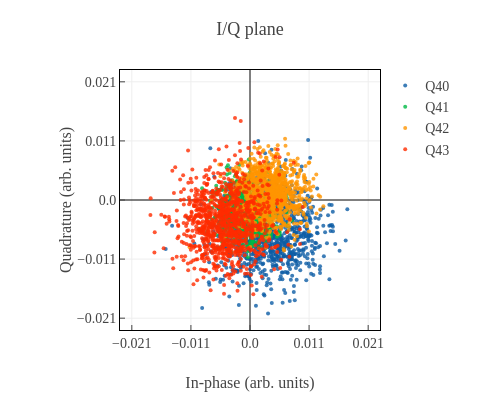

The code cell stored with this chart in its notebook:
### Code cell
# Measure the readout SNR
ex.measure_readout_snr()

### Figure 1 — Plotly figure (JSON) as saved in the notebook; plotly's stock layout.template omitted (floating-point values rounded to 4 significant figures; data arrays with more than 128 entries replaced by an {"elided": "..."} marker saying what was removed)
{"data": [{"marker": {"color": "rgba(12, 93, 165, 0.8)", "size": 4}, "mode": "markers", "name": "Q40", "type": "scatter", "x": {"elided": "1024 float values"}, "y": {"elided": "1024 float values"}}, {"marker": {"color": "rgba(0, 185, 69, 0.8)", "size": 4}, "mode": "markers", "name": "Q41", "type": "scatter", "x": {"elided": "1024 float values"}, "y": {"elided": "1024 float values"}}, {"marker": {"color": "rgba(255, 149, 0, 0.8)", "size": 4}, "mode": "markers", "name": "Q42", "type": "scatter", "x": {"elided": "1024 float values"}, "y": {"elided": "1024 float values"}}, {"marker": {"color": "rgba(255, 44, 0, 0.8)", "size": 4}, "mode": "markers", "name": "Q43", "type": "scatter", "x": {"elided": "1024 float values"}, "y": {"elided": "1024 float values"}}], "layout": {"height": 400, "margin": {"l": 120, "r": 120}, "title": {"text": "I/Q plane"}, "width": 500, "xaxis": {"dtick": 0.01059, "range": [-0.02331, 0.02331], "showgrid": true, "showticklabels": true, "tickformat": ".2g", "title": {"text": "In-phase (arb. units)"}, "zeroline": true, "zerolinecolor": "black"}, "yaxis": {"dtick": 0.01059, "range": [-0.02331, 0.02331], "scaleanchor": "x", "scaleratio": 1, "showgrid": true, "showticklabels": true, "tickformat": ".2g", "title": {"text": "Quadrature (arb. units)"}, "zeroline": true, "zerolinecolor": "black"}}}
